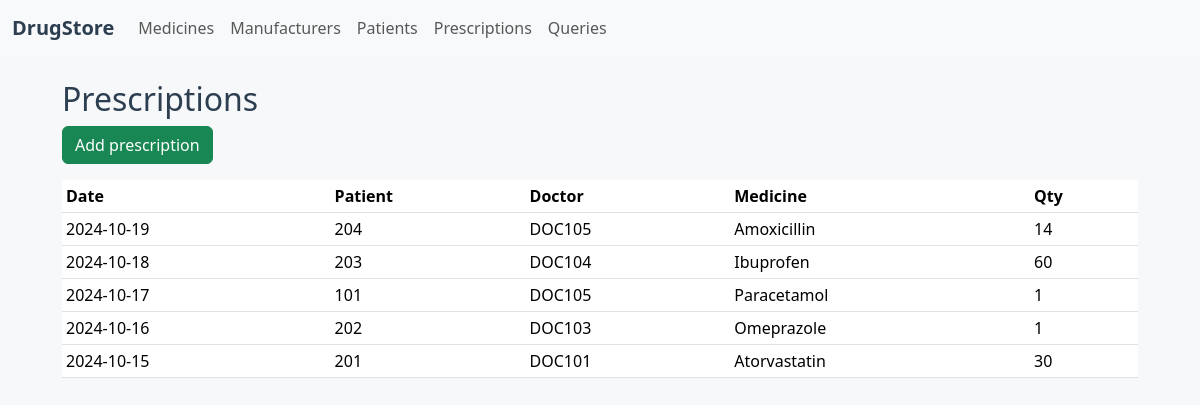
The page /prescriptions on the database its author committed.
### models.py (models this page shows)
class Prescribe(db.Model):
    __tablename__ = 'prescribe'
    id = db.Column(db.Integer, primary_key=True, autoincrement=True)
    date = db.Column(db.Date)
    quantity = db.Column(db.Integer)
    phys_id = db.Column(db.String(20), db.ForeignKey('doctor.phys_id'))
    pid = db.Column(db.Integer, db.ForeignKey('patient.pid'))
    trade_name = db.Column(db.String(50), db.ForeignKey('medicine.trade_name'))

### app.py (the view)
    @app.route('/prescriptions')
    def prescriptions():
        items = Prescribe.query.order_by(Prescribe.date.desc()).all()
        return render_template('prescriptions.html', prescriptions=items)

### templates/prescriptions.html
{% extends 'base.html' %}
{% block content %}
  <h2>Prescriptions</h2>
  <a class="btn btn-success mb-3" href="/prescriptions/add">Add prescription</a>
  <table class="table table-sm">
    <thead><tr><th>Date</th><th>Patient</th><th>Doctor</th><th>Medicine</th><th>Qty</th></tr></thead>
    <tbody>
    {% for p in prescriptions %}
      <tr>
        <td>{{ p.date }}</td>
        <td>{{ p.pid }}</td>
        <td>{{ p.phys_id }}</td>
        <td>{{ p.trade_name }}</td>
        <td>{{ p.quantity }}</td>
      </tr>
    {% endfor %}
    </tbody>
  </table>
{% endblock %}

### static/styles.css (style rules this page uses)
body { background: #f6f8fa; }
h1, h2, h3, h4 { color: #2c3e50; }

### rows shown on the page
Prescribe: date "2024-10-19", pid "204", phys_id "DOC105", trade_name "Amoxicillin", quantity "14"
Prescribe: date "2024-10-18", pid "203", phys_id "DOC104", trade_name "Ibuprofen", quantity "60"
Prescribe: date "2024-10-17", pid "101", phys_id "DOC105", trade_name "Paracetamol", quantity "1"
Prescribe: date "2024-10-16", pid "202", phys_id "DOC103", trade_name "Omeprazole", quantity "1"
Prescribe: date "2024-10-15", pid "201", phys_id "DOC101", trade_name "Atorvastatin", quantity "30"
